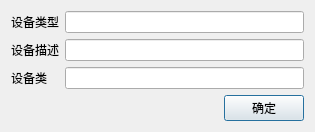
<?xml version="1.0" encoding="UTF-8"?>
<ui version="4.0">
 <class>CAddDevTSigDlg</class>
 <widget class="QDialog" name="CAddDevTSigDlg">
  <property name="geometry">
   <rect>
    <x>0</x>
    <y>0</y>
    <width>315</width>
    <height>121</height>
   </rect>
  </property>
  <property name="windowTitle">
   <string>Dialog</string>
  </property>
  <layout class="QGridLayout" name="gridLayout">
   <item row="2" column="0">
    <widget class="QLabel" name="label_3">
     <property name="text">
      <string>设备类</string>
     </property>
    </widget>
   </item>
   <item row="1" column="0">
    <widget class="QLabel" name="label_2">
     <property name="text">
      <string>设备描述</string>
     </property>
    </widget>
   </item>
   <item row="1" column="1">
    <widget class="QLineEdit" name="lineEdit_2"/>
   </item>
   <item row="2" column="1">
    <widget class="QLineEdit" name="lineEdit_3"/>
   </item>
   <item row="0" column="0">
    <widget class="QLabel" name="label">
     <property name="text">
      <string>设备类型</string>
     </property>
    </widget>
   </item>
   <item row="3" column="0" colspan="2">
    <layout class="QHBoxLayout" name="horizontalLayout">
     <item>
      <spacer name="horizontalSpacer">
       <property name="orientation">
        <enum>Qt::Horizontal</enum>
       </property>
       <property name="sizeHint" stdset="0">
        <size>
         <width>40</width>
         <height>20</height>
        </size>
       </property>
      </spacer>
     </item>
     <item>
      <widget class="QPushButton" name="pushButton">
       <property name="text">
        <string>确定</string>
       </property>
      </widget>
     </item>
    </layout>
   </item>
   <item row="0" column="1">
    <widget class="QLineEdit" name="lineEdit"/>
   </item>
  </layout>
 </widget>
 <resources/>
 <connections/>
</ui>
